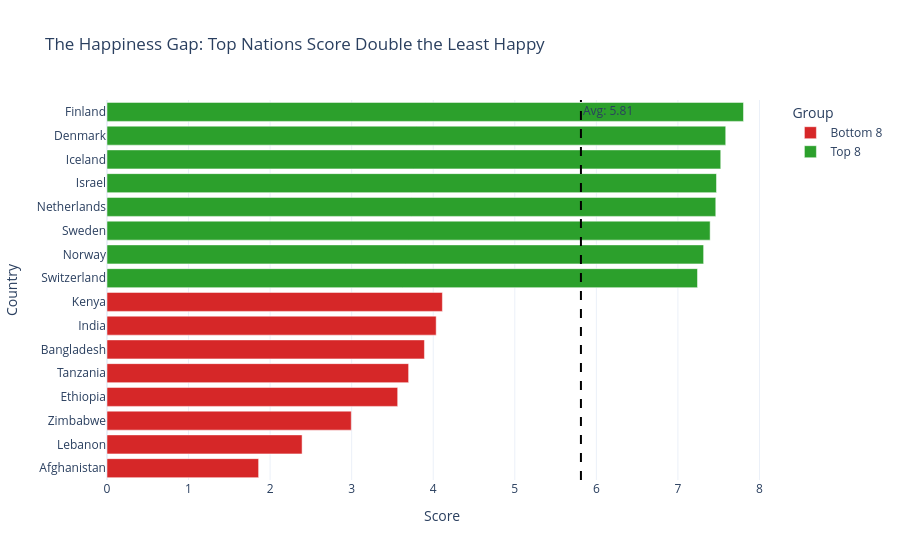

Notebook cell for this chart:
### Code cell
# Task 2: Top 8 vs. Bottom 8 contrast
# ------------------------------------

# Step 1: Get top and bottom countries
top8 = df.nlargest(8, 'Happiness_Score').copy()
top8['Group'] = 'Top 8'
bottom8 = df.nsmallest(8, 'Happiness_Score').copy()
bottom8['Group'] = 'Bottom 8'

combined = pd.concat([bottom8, top8]).sort_values('Happiness_Score')
global_avg = df['Happiness_Score'].mean()
print(f"Global average: {global_avg:.2f}")

# Step 2: Build your chart
# YOUR CODE HERE
fig2 = px.bar(combined, 
              x='Happiness_Score', 
              y='Country',
              orientation='h',
              color='Group', 
              color_discrete_map={'Top 8': '#2ca02c', 'Bottom 8': '#d62728'},
              title='The Happiness Gap: Top Nations Score Double the Least Happy',
              labels={'Happiness_Score': 'Score'},
              template='plotly_white')

# Add the Global Average Line
fig2.add_vline(x=global_avg, line_dash="dash", line_color="black", 
               annotation_text=f"Avg: {global_avg:.2f}")

fig2.show()

### Figure 1 — Plotly figure (JSON) as saved in the notebook; plotly's stock layout.template omitted (floating-point values rounded to 4 significant figures)
{"data": [{"hovertemplate": "Group=Bottom 8<br>Score=%{x}<br>Country=%{y}<extra></extra>", "legendgroup": "Bottom 8", "marker": {"color": "#d62728", "pattern": {"shape": ""}}, "name": "Bottom 8", "orientation": "h", "showlegend": true, "textposition": "auto", "type": "bar", "x": [1.859, 2.392, 2.995, 3.564, 3.698, 3.892, 4.036, 4.112], "xaxis": "x", "y": ["Afghanistan", "Lebanon", "Zimbabwe", "Ethiopia", "Tanzania", "Bangladesh", "India", "Kenya"], "yaxis": "y"}, {"hovertemplate": "Group=Top 8<br>Score=%{x}<br>Country=%{y}<extra></extra>", "legendgroup": "Top 8", "marker": {"color": "#2ca02c", "pattern": {"shape": ""}}, "name": "Top 8", "orientation": "h", "showlegend": true, "textposition": "auto", "type": "bar", "x": [7.24, 7.315, 7.395, 7.464, 7.473, 7.525, 7.586, 7.804], "xaxis": "x", "y": ["Switzerland", "Norway", "Sweden", "Netherlands", "Israel", "Iceland", "Denmark", "Finland"], "yaxis": "y"}], "layout": {"annotations": [{"showarrow": false, "text": "Avg: 5.81", "x": 5.811, "xanchor": "left", "xref": "x", "y": 1, "yanchor": "top", "yref": "y domain"}], "barmode": "relative", "legend": {"title": {"text": "Group"}, "tracegroupgap": 0}, "shapes": [{"line": {"color": "black", "dash": "dash"}, "type": "line", "x0": 5.811, "x1": 5.811, "xref": "x", "y0": 0, "y1": 1, "yref": "y domain"}], "title": {"text": "The Happiness Gap: Top Nations Score Double the Least Happy"}, "xaxis": {"anchor": "y", "domain": [0, 1], "title": {"text": "Score"}}, "yaxis": {"anchor": "x", "domain": [0, 1], "title": {"text": "Country"}}}}
